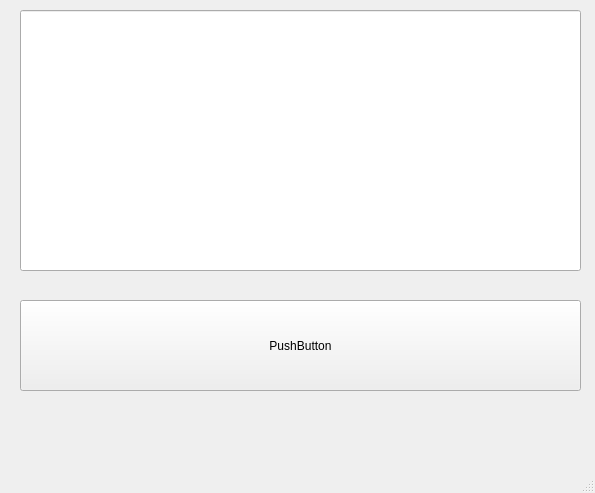
<?xml version="1.0" encoding="UTF-8"?>
<ui version="4.0">
 <class>MainWindow</class>
 <widget class="QMainWindow" name="MainWindow">
  <property name="geometry">
   <rect>
    <x>0</x>
    <y>0</y>
    <width>595</width>
    <height>493</height>
   </rect>
  </property>
  <property name="windowTitle">
   <string>MainWindow</string>
  </property>
  <widget class="QWidget" name="centralwidget">
   <widget class="QLineEdit" name="lineEdit">
    <property name="geometry">
     <rect>
      <x>20</x>
      <y>10</y>
      <width>561</width>
      <height>261</height>
     </rect>
    </property>
   </widget>
   <widget class="QPushButton" name="pushButton">
    <property name="geometry">
     <rect>
      <x>20</x>
      <y>300</y>
      <width>561</width>
      <height>91</height>
     </rect>
    </property>
    <property name="text">
     <string>PushButton</string>
    </property>
   </widget>
  </widget>
  <widget class="QMenuBar" name="menubar">
   <property name="geometry">
    <rect>
     <x>0</x>
     <y>0</y>
     <width>595</width>
     <height>26</height>
    </rect>
   </property>
  </widget>
  <widget class="QStatusBar" name="statusbar"/>
 </widget>
 <resources/>
 <connections/>
</ui>
